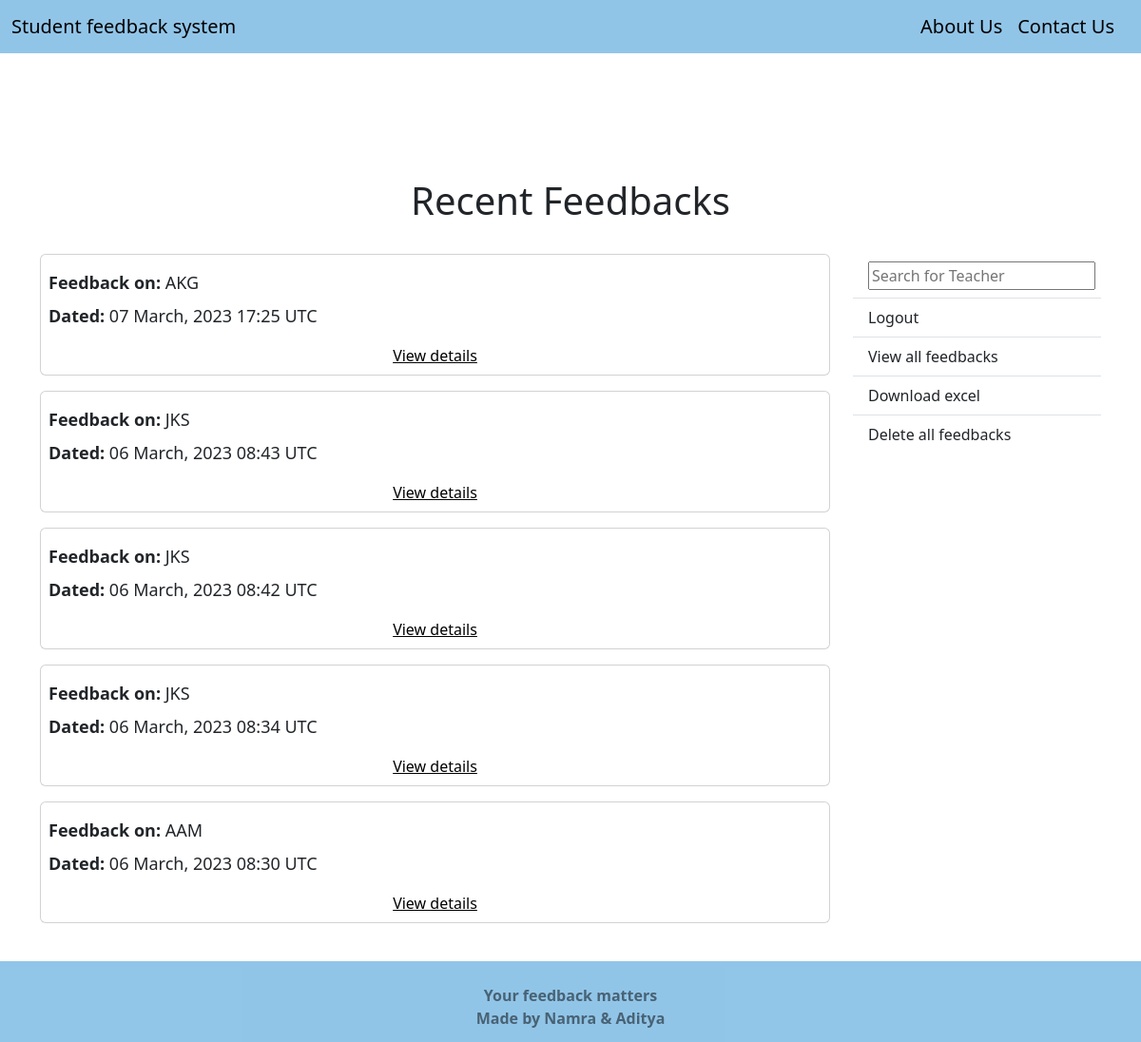
Before: /review/ (signed in) with the older database file.
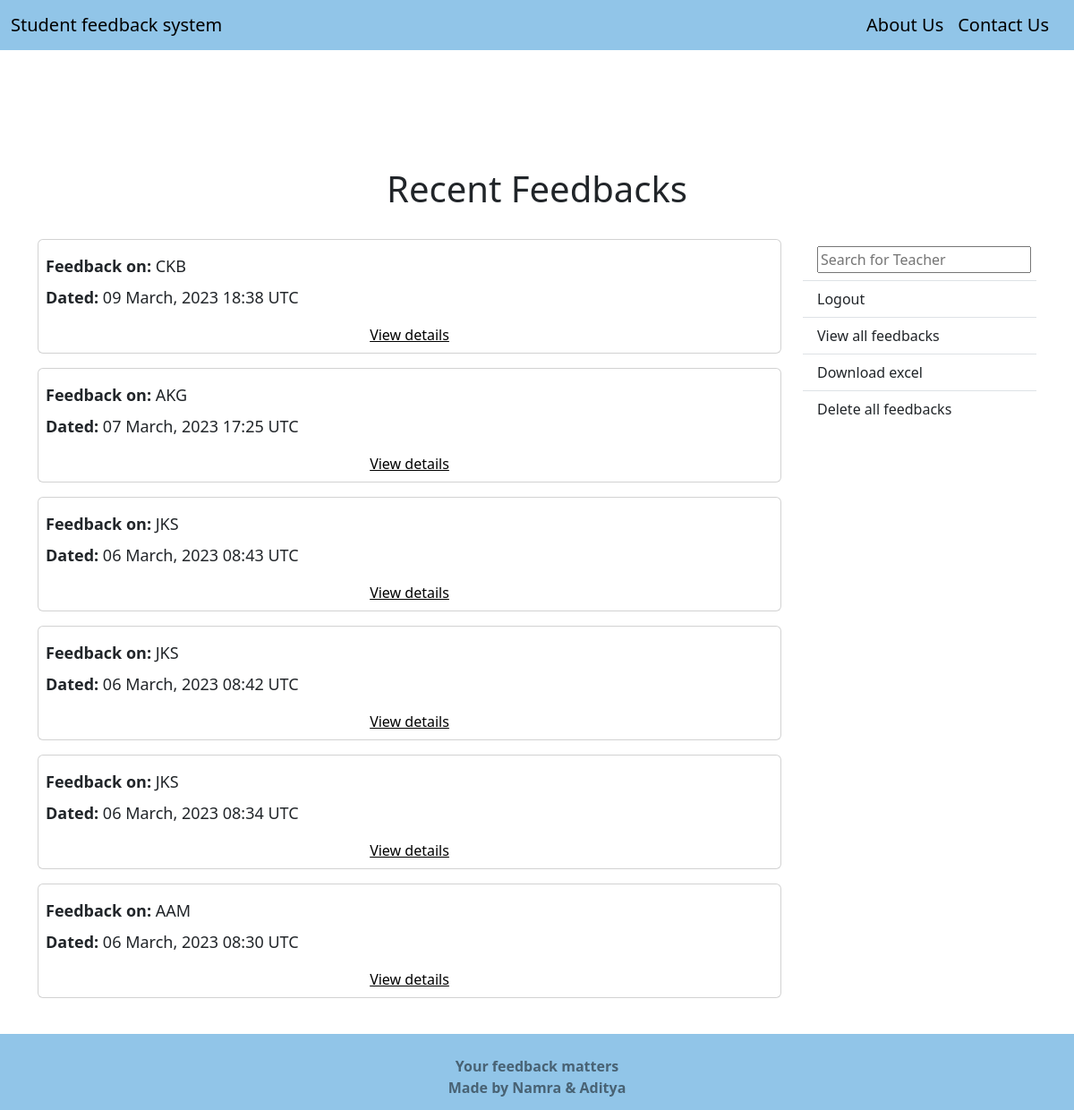
After: the same page with the newer database file.
### Feedback/models.py (models this page shows, shortened)
class FeedbackData(models.Model):
    CHOICES = (
            (1,'Unsatisfactory'),
            (2,'Satisfactory'),
            (3,'Good'),
            (4,'Very Good'),
            (5,'Outstanding')
            )
    date_submitted = models.DateTimeField(auto_now=True)
    teacher_name = models.ForeignKey(Faculty, verbose_name='Name of Teacher',
                                     on_delete=models.CASCADE)
    semester = models.ForeignKey(Semester, verbose_name='Semester',
                                  on_delete=models.SET_NULL, blank=True, null=True)
    punctuality = models.PositiveSmallIntegerField(verbose_name='The teacher is punctual in coming to class',
                                   default = None, blank=False, null=False,
                                   choices=CHOICES)
    portion = models.PositiveSmallIntegerField(verbose_name='The teacher completes portions at the appropriate time',
                               default = None, blank=False, null=False,
                               choices=CHOICES)
    doubt = models.PositiveSmallIntegerField(verbose_name='The teacher takes in effort to clear your doubts',
                             default = None, blank=False, null=False,
                             choices=CHOICES)
    interactive = models.PositiveSmallIntegerField(verbose_name='The teacher makes the class interactive',
                                   default = None, blank=False, null=False,
                                   choices=CHOICES)
    total = models.PositiveIntegerField()
    average = models.FloatField()
    comments = models.TextField(verbose_name='Any other feedback (your comments)',
                                blank=True)
    class Meta:
        verbose_name = 'Feedback Data'
        verbose_name_plural = 'Feedback Data'
    def __init__(self, *args, **kwargs):
        super(FeedbackData, self).__init__(*args, **kwargs)
        if 'teacher_name' in kwargs:
            self.fields['semester'].queryset = Semester.objects.filter(
                faculty=kwargs['teacher_name']
            )

### Review/models.py (models this page shows, shortened)
class Faculty(models.Model):
    BATCH = (
        ('A','A'),
        ('B','B'),
    )
    name=models.CharField(max_length=100)
    gmail=models.CharField(max_length=100)
    password=models.CharField(max_length=100)
    semester = models.ManyToManyField(Semester)
    subject=models.ManyToManyField(Subject)
    batch=models.CharField(verbose_name='batches',max_length=5,choices=BATCH)
    class Meta:
        verbose_name = 'Faculty'
        verbose_name_plural = 'Faculties'
    def __str__(self):
        return self.name

### Review/views.py (the view)
# urls.py: path('', ListFeedbackView.as_view(), name='ListFeedbackView'),
class ListFeedbackView(LoginRequiredMixin, ListView):
    model = FeedbackData
    template_name = 'Review/list_feedback.html'
    context_object_name = 'feedbacks'
    ordering = ['-date_submitted']
    paginate_by = 10

### Review/templates/Review/list_feedback.html
{% extends 'Home/index.html' %}
{% block content %}
    <div class="container" style="margin-top: 1px;">
        <h1 class="text-center py-3">Recent Feedbacks</h1>
        <div class="row mt-3">
            <div class="col-9">
                {% for feedback in feedbacks %}
                    <div class="card p-2 mb-3">
                        <p class="my-2"><strong>Feedback on:</strong> {{ feedback.teacher_name }}</p>
                        <p><strong>Dated:</strong> {{ feedback.date_submitted|date:'d F, Y H:i T' }}</p>
                        <a href="{% url 'FeedbackDetailView' feedback.id %}">View details</a>
                    </div>
                {% endfor %}
            </div>
            <div class="col-3">
                <ul class="list-group list-group-flush">
                    <form class="list-group-item list-group-item-action" action="{% url 'SearchResultsView' %}" method="get">
                        <input type="text" name="q" placeholder="Search for Teacher" autocomplete="on" autofocus="on" id="search-field">
                    </form>
                    <a class="list-group-item list-group-item-action" role="button" href="{% url 'LogoutView' %}">Logout</a>
                    <a class="list-group-item list-group-item-action" role="button" href="{% url 'ListFeedbackView' %}">View all feedbacks</a>
                    <a class="list-group-item list-group-item-action" role="button" href="{% url 'export-to-excel' %}">Download excel</a>
                    <a class="list-group-item list-group-item-action" role="button" href="{% url 'deleteAllFeedback' %}">Delete all feedbacks</a>
                </ul>
            </div>
        </div>
    </div>
{% endblock content %}

Changed rows visible on the page:
added FeedbackData: teacher_name "CKB", date_submitted "09 March, 2023 18:38 UTC"
